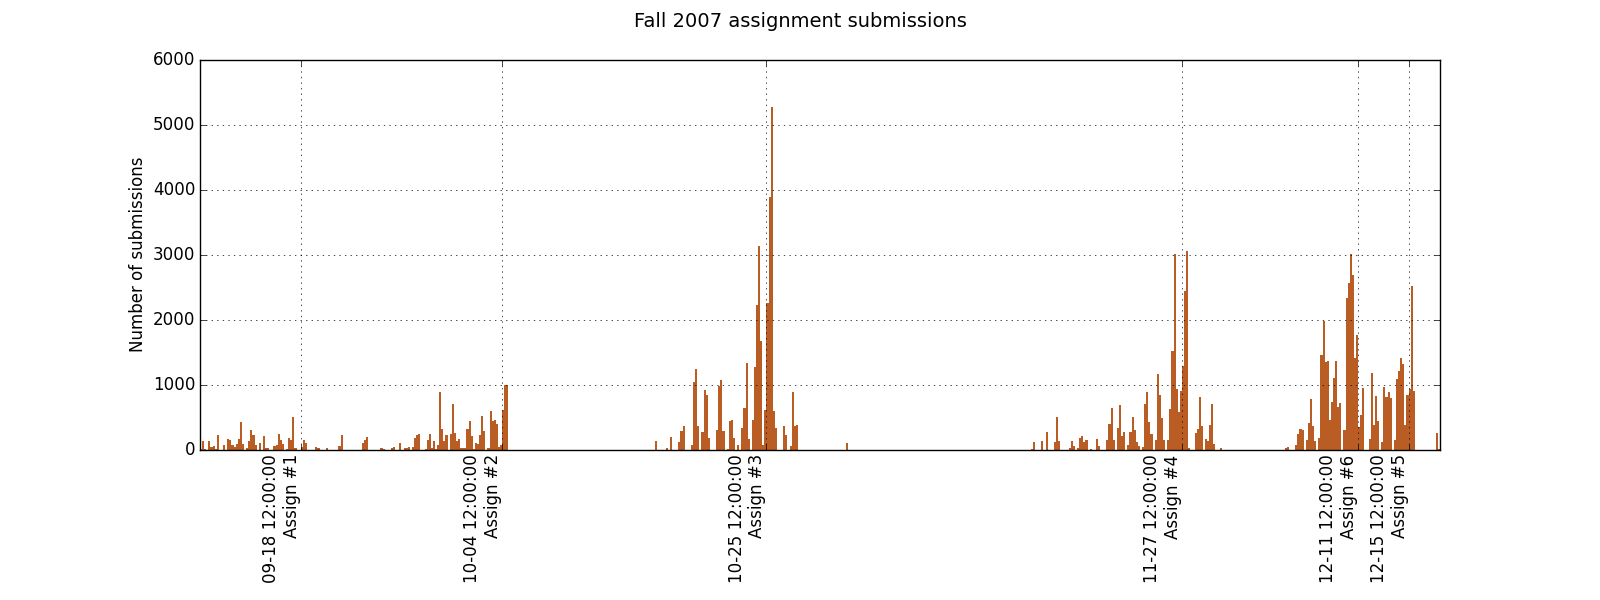

Source code (Python):

# coding: utf-8

# In[1]:

import numpy as np
import matplotlib.pyplot as plt
import pandas as pd
import sys
import csv
from datetime import datetime

### settings (ipython notebook)
#get_ipython().magic(u'matplotlib inline')


# In[2]:

data_file = sys.argv[1]


# In[3]:

with open(data_file, 'r') as f:
    submissions = pd.read_csv(f, parse_dates=['timestamp'])


# In[4]:

grouped = submissions.groupby(submissions['timestamp'])
subs = grouped.count()
subs = subs.resample('4H', how = 'sum')


# In[6]:

width = 1.0/6

fig, ax = plt.subplots(figsize = (16, 6))
firstSub = subs.index[0]
lastSub = subs.index[-1]
color = "#BA5D25"
ax.bar(subs.index, height = subs.timestamp, width = width, lw = 0, color = color)

### annotations
fig.suptitle("Fall 2007 assignment submissions", fontsize = 14)
ax.set_ylabel("Number of submissions")
### ticks
xticks = ["2007-09-18 12:00:00", "2007-10-04 12:00:00",
         "2007-10-25 12:00:00", "2007-11-27 12:00:00",
         "2007-12-15 12:00:00", "2007-12-11 12:00:00"]
xtickAssignNum = [x for x in range(1, len(xticks) + 1)]
xticklabels = [xticks[i][5:11] + xticks[i][11:19] + "\n" + "Assign #" + str(xtickAssignNum[i]) for i in range(len(xticks))]
ax.set_xticks(xticks)
ax.set_xticklabels(xticklabels, rotation = 90, horizontalalignment='right')
ax.grid()
fig.subplots_adjust(bottom=.25)
plt.show()


# In[5]:
